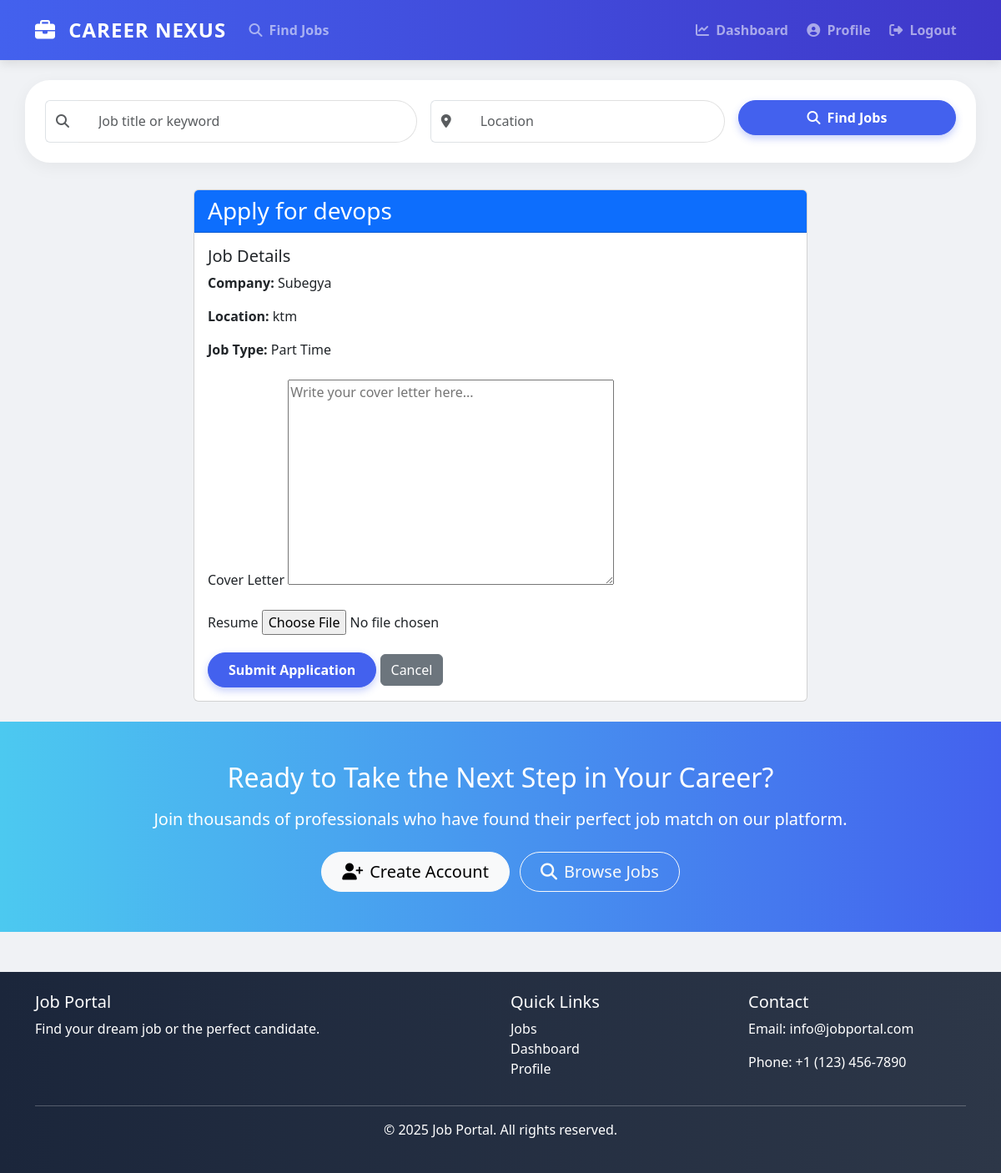
Page /jobs/2/apply/ (signed in) on the committed database.
### jobs/models.py (models this page shows, shortened)
class Job(models.Model):
    JOB_TYPE_CHOICES = [
        ('full_time', 'Full Time'),
        ('part_time', 'Part Time'),
        ('contract', 'Contract'),
        ('internship', 'Internship'),
        ('remote', 'Remote'),
    ]
    title = models.CharField(max_length=100)
    company = models.ForeignKey(Company, on_delete=models.CASCADE, related_name='jobs')
    category = models.ForeignKey(Category, on_delete=models.SET_NULL, null=True, related_name='jobs')
    description = models.TextField()
    requirements = models.TextField()
    salary_min = models.IntegerField(blank=True, null=True)
    salary_max = models.IntegerField(blank=True, null=True)
    location = models.CharField(max_length=100)
    job_type = models.CharField(max_length=20, choices=JOB_TYPE_CHOICES)
    posted_by = models.ForeignKey(User, on_delete=models.CASCADE, related_name='posted_jobs')
    created_at = models.DateTimeField(auto_now_add=True)
    deadline = models.DateField()
    is_active = models.BooleanField(default=True)

### companies/models.py (models this page shows, shortened)
class Company(models.Model):
    name = models.CharField(max_length=100)
    owner = models.ForeignKey(User, on_delete=models.CASCADE, related_name='companies')
    logo = models.ImageField(upload_to='company_logos/', blank=True, null=True)
    description = models.TextField()
    website = models.URLField(blank=True, null=True)
    location = models.CharField(max_length=100)
    established_date = models.DateField(blank=True, null=True)
    class Meta:
        verbose_name_plural = "Companies"

### jobs/views.py (the view)
# urls.py: path('jobs/<int:pk>/apply/', views.apply_for_job, name='apply_for_job'),
@login_required
def apply_for_job(request, pk):
    job = get_object_or_404(Job, pk=pk, is_active=True)
    if request.user.profile.is_employer:
        messages.error(request, 'Employers cannot apply for jobs.')
        return redirect('job_detail', pk=job.pk)
    already_applied = Application.objects.filter(job=job, applicant=request.user).exists()
    if already_applied:
        messages.error(request, 'You have already applied for this job.')
        return redirect('job_detail', pk=job.pk)
    if request.method == 'POST':
        form = ApplicationForm(request.POST, request.FILES)
        if form.is_valid():
            application = form.save(commit=False)
            application.job = job
            application.applicant = request.user
            if not application.resume and request.user.profile.resume:
                application.resume = request.user.profile.resume
            application.save()
            messages.success(request, 'Your application has been submitted successfully!')
            return redirect('job_detail', pk=job.pk)  # Redirect back to job detail
    else:
        form = ApplicationForm()
    return render(request, 'jobs/apply_form.html', {'form': form, 'job': job})

### jobs/forms.py
class ApplicationForm(forms.ModelForm):
    class Meta:
        model = Application
        fields = ['cover_letter', 'resume']
        widgets = {
            'cover_letter': forms.Textarea(attrs={'placeholder': 'Write your cover letter here...'}),
        }

### templates/jobs/apply_form.html (shortened to what this page needs)
{% extends 'base.html' %}
{% block content %}
<div class="row justify-content-center">
    <div class="col-md-8">
        <div class="card">
            <div class="card-header bg-primary text-white">
                <h3 class="mb-0">Apply for {{ job.title }}</h3>
            </div>
            <div class="card-body">
                <div class="mb-4">
                    <h5>Job Details</h5>
                    <p><strong>Company:</strong> {{ job.company.name }}</p>
                    <p><strong>Location:</strong> {{ job.location }}</p>
                    <p><strong>Job Type:</strong> {{ job.get_job_type_display }}</p>
                </div>
                <form method="POST" enctype="multipart/form-data">
                    <div class="mb-3">
                        <label for="{{ form.cover_letter.id_for_label }}" class="form-label">Cover Letter</label>
                        {{ form.cover_letter }}
                    </div>
                    <div class="mb-3">
                        <label for="{{ form.resume.id_for_label }}" class="form-label">Resume</label>
                        {{ form.resume }}
                    </div>
                    <button type="submit" class="btn btn-primary">Submit Application</button>
                    <a href="{% url 'job_detail' job.pk %}" class="btn btn-secondary">Cancel</a>
                </form>
            </div>
        </div>
    </div>
</div>
{% endblock %}

### templates/base.html (style rules this page uses)
:root { --primary-color: #4361ee; --secondary-color: #3f37c9; --accent-color: #4cc9f0; --dark-color: #1b263b; --light-color: #f8f9fa; }
body { font-family: 'Segoe UI', Tahoma, Geneva, Verdana, sans-serif; background-color: #f0f2f5; }
.btn-primary { background-color: var(--primary-color); border-color: var(--primary-color); border-radius: 30px; padding: 0.5rem 1.5rem; font-weight: 600; box-shadow: 0 4px 10px rgba(67, 97, 238, 0.3); }

### rows in the picture
Job: title "devops", company.name "Subegya", location "ktm", job_type "Part Time"
